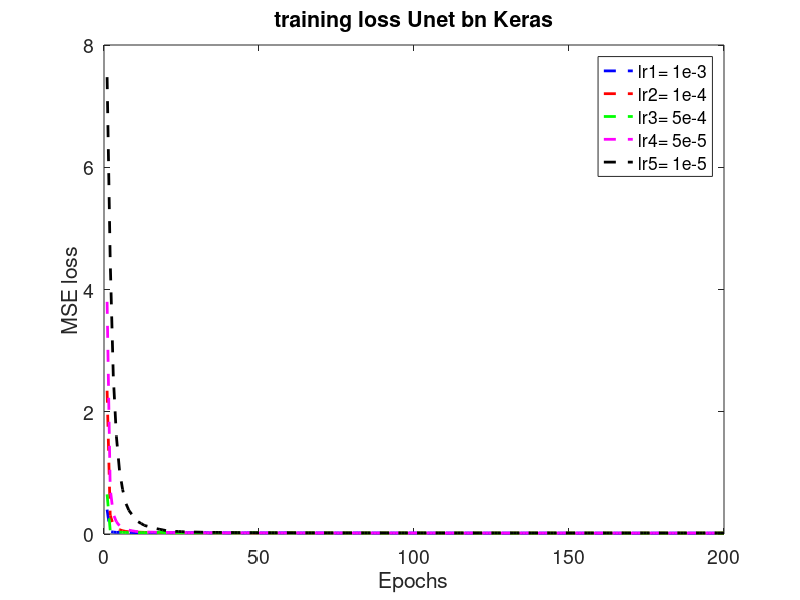
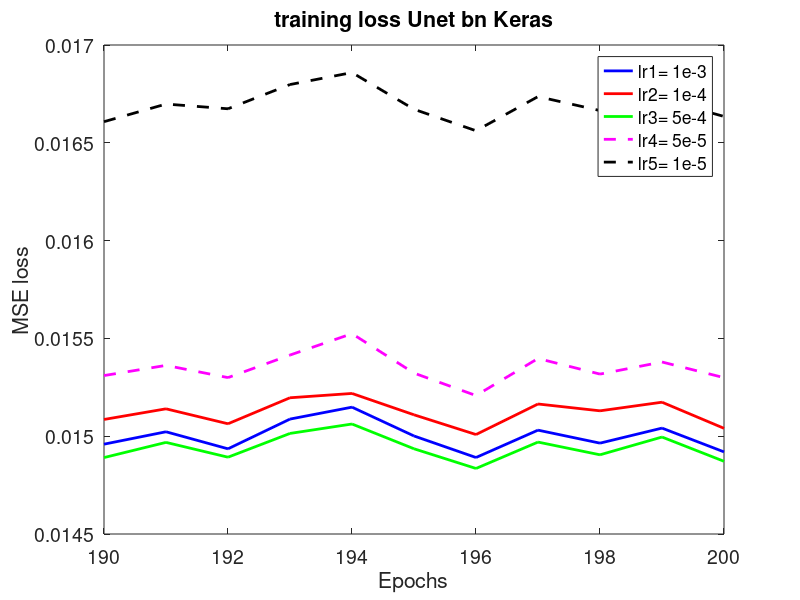

The MATLAB source for these figures, in order:
clc 
close all
clear variables

%date: 07th June 2020
%VM
%with new excel that has true target for Unet bn model different lr values
%lr1 = 1e-3, lr2 = 1e-4, lr3 = 5e-4, lr4 = 5e-5, lr5 = 1e-5
font = 14;
linewidth = 2;
format long;
addpath('/Users/varunmannam/Desktop/Summer20/Research_SU20/June20/0706/unet_bn_new/lr1/');
addpath('/Users/varunmannam/Desktop/Summer20/Research_SU20/June20/0706/unet_bn_new/lr2/');
addpath('/Users/varunmannam/Desktop/Summer20/Research_SU20/June20/0706/unet_bn_new/lr3/');
addpath('/Users/varunmannam/Desktop/Summer20/Research_SU20/June20/0706/unet_bn_new/lr4/');
addpath('/Users/varunmannam/Desktop/Summer20/Research_SU20/June20/0706/unet_bn_new/lr5/');

lr1 = load('train_loss_unet_bn_denoising_20200606_064253.txt'); %new result with lr=1e-3 and diff LR values and weights initalization
lr2 = load('train_loss_unet_bn_denoising_20200606_052430.txt'); %new result with lr=1e-4 and diff LR values and weights initalization
lr3 = load('train_loss_unet_bn_denoising_20200607_054134.txt'); %new result with lr=5e-4 and diff LR values and weights initalization
lr4 = load('train_loss_unet_bn_denoising_20200607_054527.txt'); %new result with lr=5e-5 and diff LR values and weights initalization
lr5 = load('train_loss_unet_bn_denoising_20200606_064157.txt'); %new result with lr=1e-5 and diff LR values and weights initalization

epochs = 200;
x=[1:epochs]';

figure, 
plot(x,lr1,'b--', 'Linewidth', linewidth);
hold on
plot(x,lr2,'r--', 'Linewidth', linewidth);
plot(x,lr3,'g--', 'Linewidth', linewidth);
plot(x,lr4,'m--', 'Linewidth', linewidth);
plot(x,lr5,'k--', 'Linewidth', linewidth);
xlabel('Epochs');
ylabel('MSE loss');
title('training loss Unet bn Keras');
legend('lr1= 1e-3', 'lr2= 1e-4', 'lr3= 5e-4','lr4= 5e-5','lr5= 1e-5', 'Location', 'best');
%colormap(gray); colorbar;
set(gca,'FontSize',font);


figure, 
plot(x(epochs-10:epochs),lr1(epochs-10:epochs),'b-', 'Linewidth', linewidth);
hold on
plot(x(epochs-10:epochs),lr2(epochs-10:epochs),'r-', 'Linewidth', linewidth);
plot(x(epochs-10:epochs),lr3(epochs-10:epochs),'g-', 'Linewidth', linewidth);
plot(x(epochs-10:epochs),lr4(epochs-10:epochs),'m--', 'Linewidth', linewidth);
plot(x(epochs-10:epochs),lr5(epochs-10:epochs),'k--', 'Linewidth', linewidth);
xlabel('Epochs');
ylabel('MSE loss');
title('training loss Unet bn Keras');
%legend('lr3= 1e-3', 'lr4= 1e-4 diff LR', 'lr41= 1e-4 diff LR weights', 'Location', 'best');
%legend('lr3= 1e-3', 'lr4= 1e-4 diff LR', 'lr41= 1e-4 diff LR weights','lr51= 1e-3 diff LR weights','lr61= 5e-5 diff LR weights', 'Location', 'best');
legend('lr1= 1e-3', 'lr2= 1e-4', 'lr3= 5e-4','lr4= 5e-5','lr5= 1e-5', 'Location', 'best');
%colormap(gray); colorbar;
set(gca,'FontSize',font);